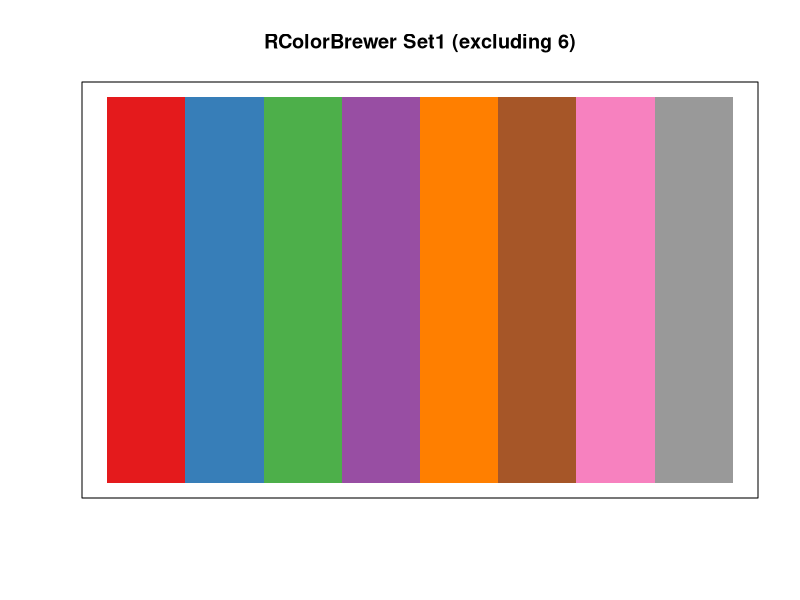

Write R code to recreate this figure.
## 19-color-palette-demo.R
## Display a Brewer qualitative palette as color blocks.

library(RColorBrewer)

colors <- brewer.pal(9, "Set1")[ -6 ]
plot(NULL, xlim = c(0, length(colors)), ylim = c(0, 1), xlab = "", ylab = "", xaxt = "n", yaxt = "n")
rect(0:(length(colors) - 1), 0, 1:length(colors), 1, col = colors, border = NA)
title("RColorBrewer Set1 (excluding 6)")

